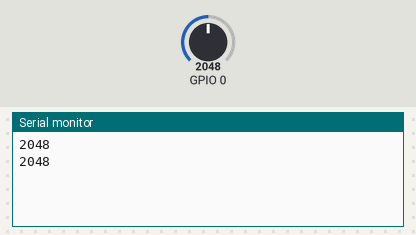
The sketch below on a simulated ESP32. On the bench: the last lines printed to the serial monitor. The inputs (shaded band) are chosen by the test bench; at power-on: GPIO 0 = 2048.

Above: at 1.8 s.
1.9 s: GPIO 0 set to 2866
At 2.8 s:
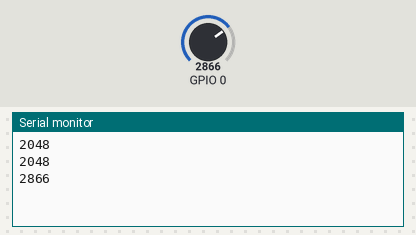
3.4 s: GPIO 0 set to 3603
At 4.5 s:
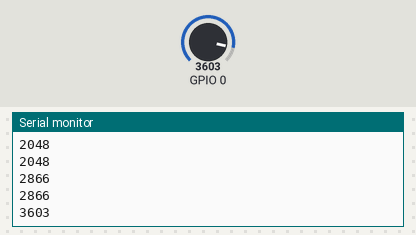
Timing chart, 0 to 6.4 s (numbered marks = the images above; inputs shaded):
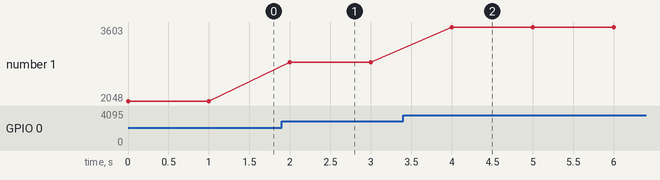

Measured:
- after the input at 1.9 s, the serial monitor: prints a new line after 0.10 s (image 1)
- after the input at 3.4 s, the serial monitor: prints a new line after 0.60 s (image 2)
- plotted number 1: 2048 → 2866 after the input at 1.9 s, 2866 → 3603 after the input at 3.4 s

The sketch:

arduino_to_esp32_x.ino
```cpp
void setup() {
  Serial.begin(9600);
}

void loop() {
  int TDS = analogRead(0);
  Serial.println(TDS);
  delay(1000);
}
```
